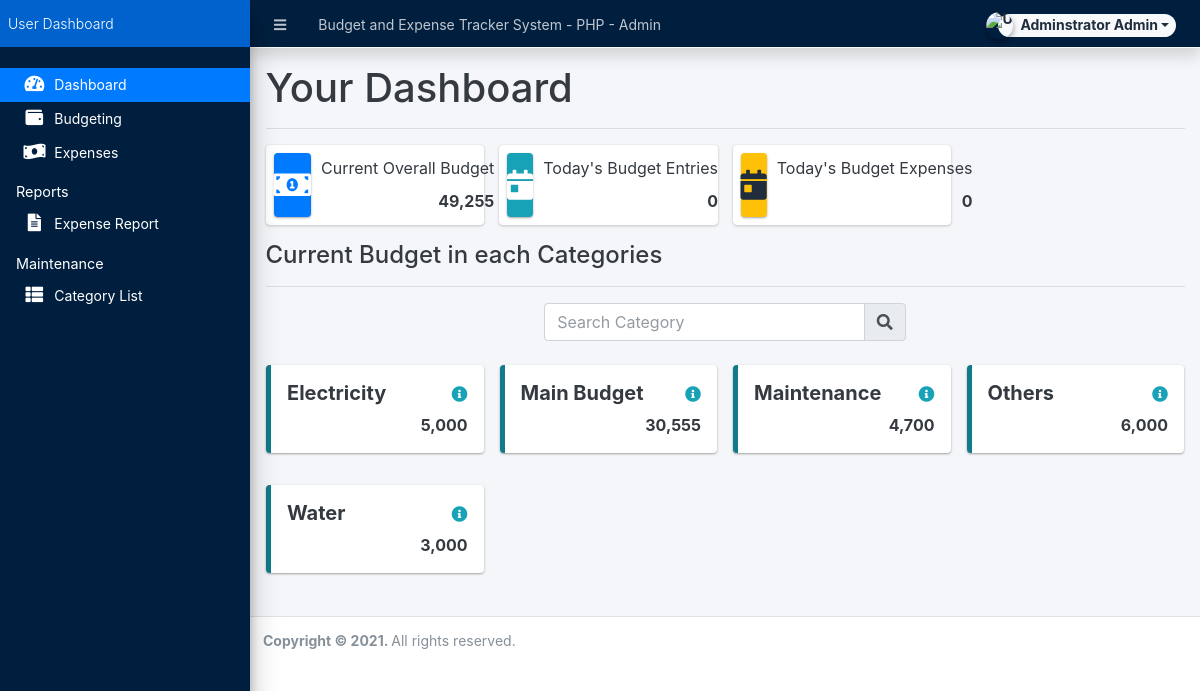
/admin/index.php (signed in), run on the app's committed database.
### tables this page shows
CREATE TABLE `categories` (
  `id` int(30) NOT NULL,
  `category` varchar(250) NOT NULL,
  `description` text DEFAULT NULL,
  `status` tinyint(1) NOT NULL DEFAULT 1,
  `balance` float NOT NULL DEFAULT 0,
  `date_created` datetime NOT NULL DEFAULT current_timestamp(),
  `date_updated` datetime DEFAULT NULL ON UPDATE current_timestamp()
);

### admin/home.php (the view, shortened to what this page needs)
<h1>Your Dashboard</h1>
<hr>
<div class="row">
          <div class="col-12 col-sm-6 col-md-3">
            <div class="info-box">
              <span class="info-box-icon bg-primary elevation-1"><i class="fas fa-money-bill-alt"></i></span>
              <div class="info-box-content">
                <span class="info-box-text">Current Overall Budget</span>
                <span class="info-box-number text-right">
                  <?php
                    $cur_bul = $conn->query("SELECT sum(balance) as total FROM `categories` where status = 1 ")->fetch_assoc()['total'];
                    echo number_format($cur_bul);
                  ?>
                </span>
              </div>
            </div>
          </div>
          <div class="col-12 col-sm-6 col-md-3">
            <div class="info-box mb-3">
              <span class="info-box-icon bg-info elevation-1"><i class="fas fa-calendar-day"></i></span>
              <div class="info-box-content">
                <span class="info-box-text">Today's Budget Entries</span>
                <span class="info-box-number text-right">
                  <?php
                    $today_budget = $conn->query("SELECT sum(amount) as total FROM `running_balance` where category_id in (SELECT id FROM categories where status =1) and date(date_created) = '".(date("Y-m-d"))."' and balance_type = 1 ")->fetch_assoc()['total'];
                    echo number_format($today_budget);
                  ?>
                </span>
              </div>
            </div>
          </div>
          <div class="col-12 col-sm-6 col-md-3">
            <div class="info-box mb-3">
              <span class="info-box-icon bg-warning elevation-1"><i class="fas fa-calendar-day"></i></span>
              <div class="info-box-content">
                <span class="info-box-text">Today's Budget Expenses</span>
                <span class="info-box-number text-right">
                <?php
                    $today_expense = $conn->query("SELECT sum(amount) as total FROM `running_balance` where category_id in (SELECT id FROM categories where status =1) and date(date_created) = '".(date("Y-m-d"))."' and balance_type = 2 ")->fetch_assoc()['total'];
                    echo number_format($today_expense);
                  ?>
                </span>
              </div>
            </div>
          </div>
        </div>
<div class="row">
  <div class="col-lg-12">
    <h4>Current Budget in each Categories</h4>
    <hr>
  </div>
</div>
<div class="col-md-12 d-flex justify-content-center">
  <div class="input-group mb-3 col-md-5">
    <input type="text" class="form-control" id="search" placeholder="Search Category">
    <div class="input-group-append">
      <span class="input-group-text"><i class="fa fa-search"></i></span>
    </div>
  </div>
</div>
<div class="row row-cols-4 row-cols-sm-1 row-cols-md-4 row-cols-lg-4">
  <?php
  $categories = $conn->query("SELECT * FROM `categories` where status = 1 order by `category` asc ");
    while($row = $categories->fetch_assoc()):
  ?>
  <div class="col p-2 cat-items">
    <div class="callout callout-info">
      <span class="float-right ml-1">
        <button type="button" class="btn btn-secondary info-tooltip" data-toggle="tooltip" data-html="true" title='<?php echo (html_entity_decode($row['description'])) ?>'>
          <span class="fa fa-info-circle text-info"></span>
        </button>
      </span>
      <h5 class="mr-4"><b><?php echo $row['category'] ?></b></h5>
      <div class="d-flex justify-content-end">
        <b><?php echo number_format($row['balance']) ?></b>
      </div>
    </div>
  </div>
  <?php endwhile; ?>
</div>

### admin/home.php (style rules this page uses)
.info-tooltip,.info-tooltip:focus,.info-tooltip:hover { background:unset; border:unset; padding:unset; }

### data on the page
categories: category "Electricity", balance "5,000"
categories: category "Main Budget", balance "30,555"
categories: category "Maintenance", balance "4,700"
categories: category "Others", balance "6,000"
categories: category "Water", balance "3,000"

### other printed values
$_settings->info('name') "Budget and Expense Tracker System - PHP"
$_settings->userdata('firstname').' '.$_settings->userdata('lastname') "Adminstrator Admin"
$cur_bul "49,255"
$today_budget "0"
$today_expense "0"
